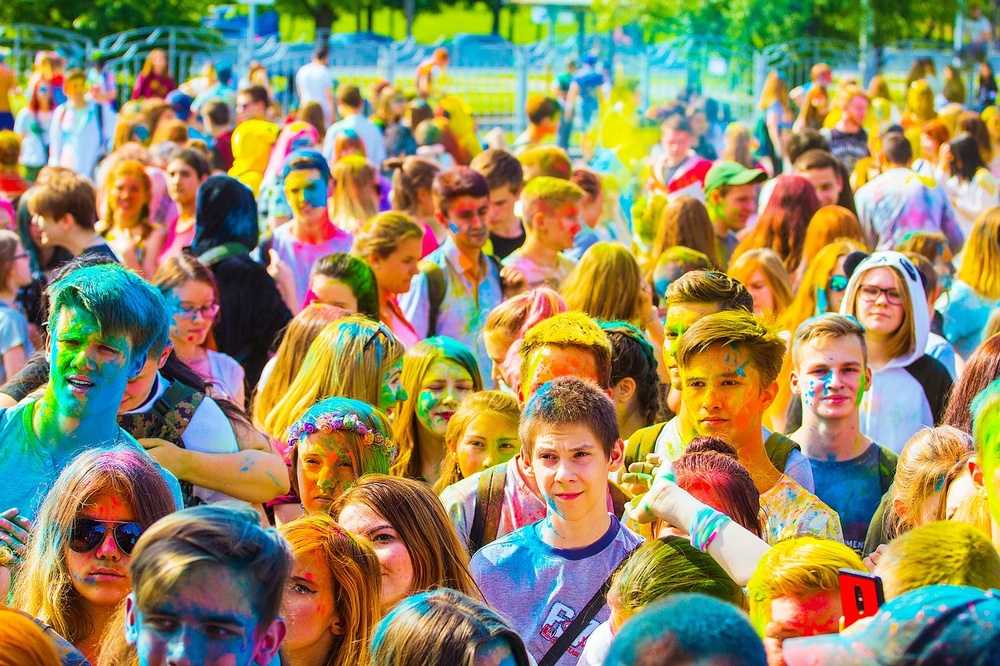
#> input picture the-festival-of-colors-2475521_1280.jpg, 1000 x 666 px, shrunk from 1280 x 853 before the run, found by its file name
$ python Facical.py
#> lines starting #> are read from the running program, lines starting #| are printed output that depends on the picture
import cv2
img = cv2.imread("/home/sergey/Code/Python/photo/the-festival-of-colors-2475521_1280.jpg")
#> img is the input picture: shape (666, 1000, 3); mean B, G, R 99.9, 138.8, 148.3
gray = cv2.cvtColor(img, cv2.COLOR_BGR2GRAY)
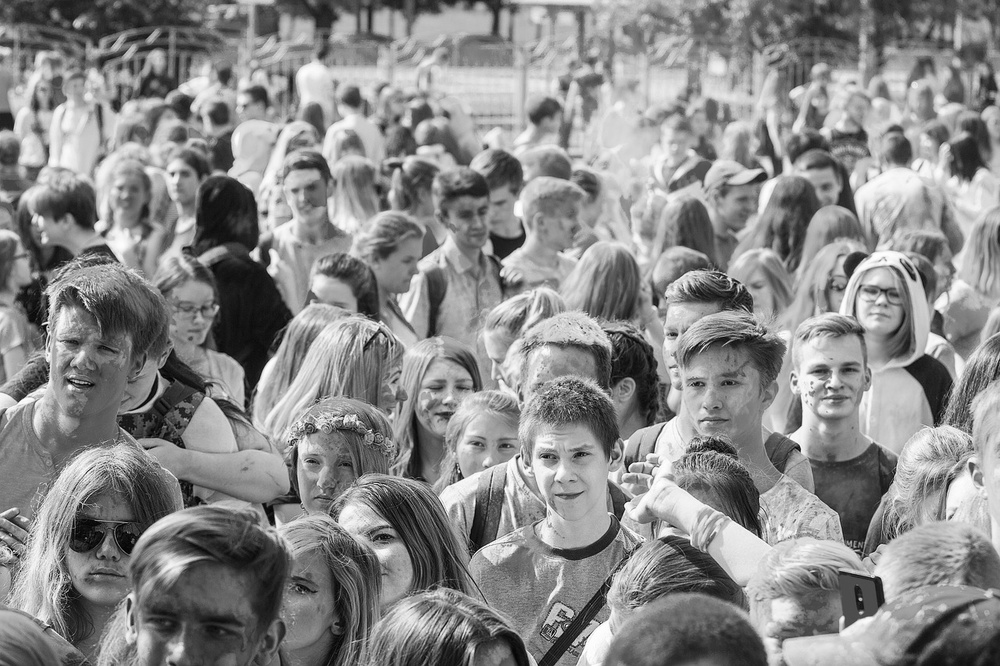
#> gray: shape (666, 1000); min 0, max 255, mean 137.2

#> (the run stopped early here; a loop or call above may not have finished)
